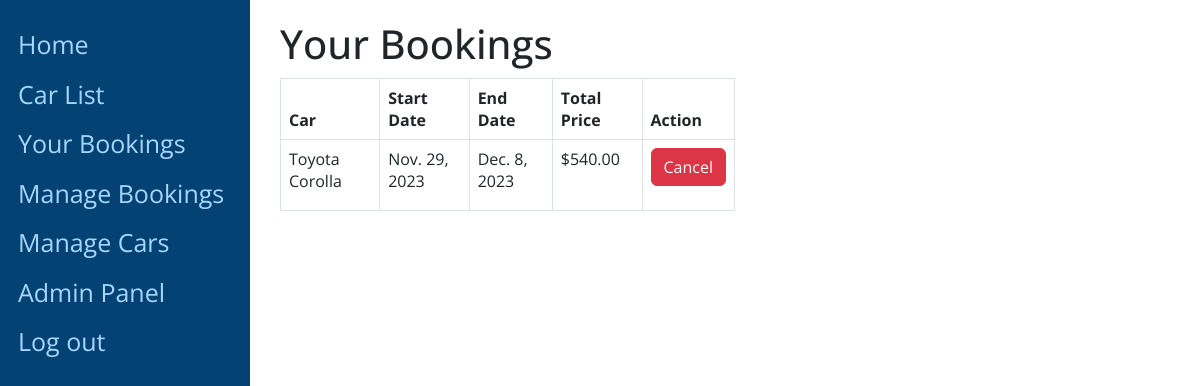
Before: /bookings/view-bookings/ (signed in) with the older database file.
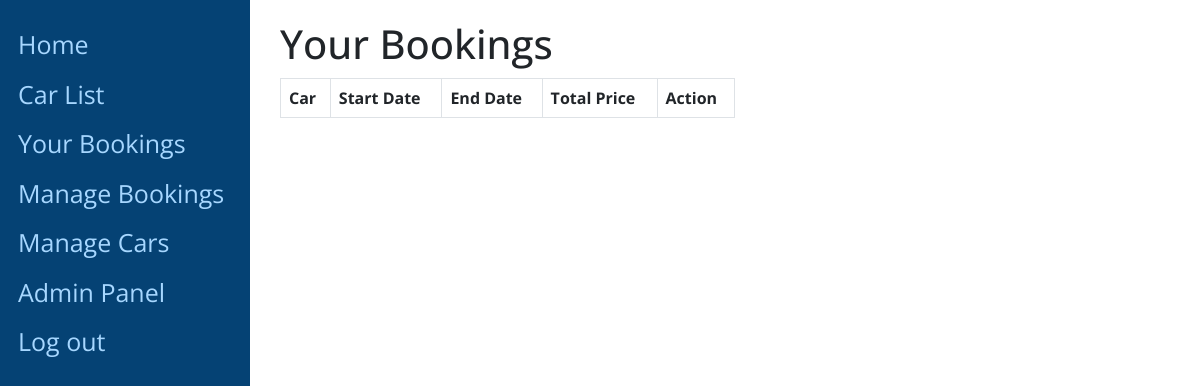
After: the same page with the newer database file.
### bookings/models.py (models this page shows, shortened)
class Booking(models.Model):
    car = models.ForeignKey(Car, on_delete=models.CASCADE)
    user = models.ForeignKey(User, on_delete=models.CASCADE)
    start_date = models.DateField()
    end_date = models.DateField()
    total_price = models.DecimalField(max_digits=10, decimal_places=2, null=True, blank=True)
    created_at = models.DateTimeField(auto_now_add=True)

### main/models.py (models this page shows, shortened)
class Car(models.Model):
    COLOUR_CHOICES = (
    ('Black', 'Black'),
    ('Blue', 'Blue'),
    ('Brown', 'Brown'),
    ('Gray', 'Gray'),
    ('Green', 'Green'),
    ('LightBlue', 'LightBlue'),
    ('Navy', 'Navy'),
    ('Red', 'Red'),
    ('Silver', 'Silver'),
    ('White', 'White'),
    )
    YEAR_CHOICES = (
        (2023, '2023'),
        (2022, '2022'),
        (2021, '2021'),
        (2020, '2020'),
        (2019, '2019'),
        (2018, '2018'),
        (2017, '2017'),
        (2016, '2016'),
        (2015, '2015'),
    )
    make = models.CharField(max_length=100)
    model = models.CharField(max_length=100)
    colour = models.CharField(max_length=20, choices=COLOUR_CHOICES)
    year = models.IntegerField(choices=YEAR_CHOICES)
    price_per_day = models.DecimalField(max_digits=10, decimal_places=2)
    is_available = models.BooleanField(default=True)
    pricing_state = models.CharField(max_length=20, default='RegularPricingState')

### bookings/views.py (the view, shortened to what this page needs)
# urls.py: path('view-bookings/', views.view_bookings, name='view-bookings'),
@login_required
def view_bookings(request):
    bookings = Booking.objects.filter(user=request.user)
    return render(request, 'bookings/view_bookings.html', {'bookings': bookings})

### bookings/templates/bookings/view_bookings.html (shortened to what this page needs)
{% extends 'main/base.html' %}
{% block content %}
<h1>Your Bookings</h1>
<div style="width: 50%;">
    <table style="width: 100%;" class="table table-bordered">
    <thead>
      <tr>
        <th>Car</th>
        <th>Start Date</th>
        <th>End Date</th>
        <th>Total Price</th>
        <th>Action</th>
      </tr>
    </thead>
    <tbody>
      {% for booking in bookings %}
        <tr>
          <td>{{ booking.car.make }} {{ booking.car.model }}</td>
          <td>{{ booking.start_date }}</td>
          <td>{{ booking.end_date }}</td>
          <td>${{ booking.total_price }}</td>
          <td>
            <form method="post" onsubmit="return confirm('Are you sure you want to cancel this booking?');">
              <button type="submit" class="btn btn-danger">Cancel</button>
            </form>
          </td>
        </tr>
      {% endfor %}
    </tbody>
  </table>
</div>
{% endblock %}

Changed rows visible on the page:
removed Booking: car.make "Toyota", car.model "Corolla", start_date "Nov. 29, 2023", end_date "Dec. 8, 2023", total_price "540.00"
